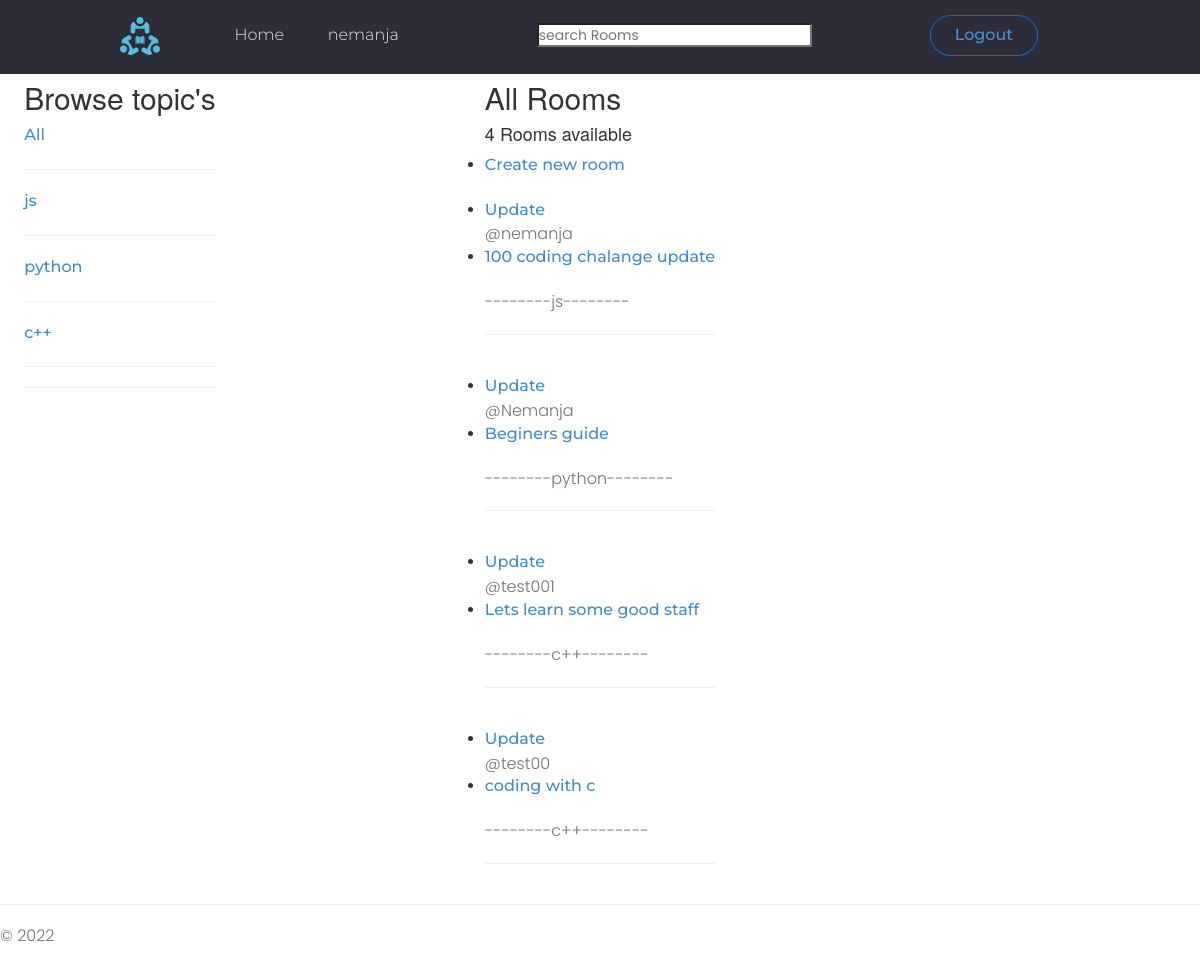
The app's page / (signed in) with its own data.
### MainPages/models.py (models this page shows, shortened)
class Topic(models.Model):
    name=models.CharField(max_length=100)
    def __str__(self):
        return self.name

class Room(models.Model):
    host = models.OneToOneField(User,on_delete=models.CASCADE,null=True)
    topic= models.ForeignKey(Topic,on_delete=models.SET_NULL,null=True)
    name = models.CharField(max_length=100)
    description=models.TextField(max_length=500)
    created = models.DateTimeField(auto_now_add=True,blank=True,null=True)
    updated=  models.DateTimeField(auto_now=True ,blank=True)
    id = models.UUIDField(default=uuid.uuid4,unique=True,primary_key=True,editable=False)

### MainPages/views.py (the view)
# urls.py: path('', views.home, name='home'),
def home(request):
    assert isinstance(request, HttpRequest)
    q=request.GET.get('q')  if request.GET.get('q') else ''
    topics=Topic.objects.all()
    rooms=Room.objects.filter(
        Q(topic__name__icontains=q)|
        Q(name__icontains=q)
    )
    room_count=rooms.count()
    context ={'rooms':rooms,'topics':topics, 'room_count':room_count,'title':'Home Page','year':datetime.now().year }
    return render(
        request,
        'MainPages/index.html',
      context
    )

### MainPages/templates/MainPages/index.html (shortened to what this page needs)
{% extends "MainPages/layout.html" %}
{% block content %}
{% load static %}
<div class=home-container >
    <div class= grid-item-normal>
      <h2>Browse topic's</h2>
      <a href="{% url 'home'%}" >All</a>
      <hr>
      {% for topic in topics %}
       <a href="{% url 'home'%}?q={{ topic.name }}" >{{ topic.name}}</a>
      <hr>
      {% endfor %}
      <hr>
    </div>
    <div class= grid-item-normal>
        <h2>All Rooms</h2>
        <ul>
            <h4>{{room_count}} Rooms available </h4>
            <li> <a href="{% url 'create-room'  %} " >Create new room</a> </li>
            {% for room in rooms %}
                <br>
                <li> <a href="{% url 'update-room' room.id %} " >Update</a> </li>
                <span>@{{ room.host}}</span>
                <br>
                <li> <a href="{% url 'room' room.id %} " >{{ room.name }}</a> </li>
                <br>
                <span> --------{{ room.topic}}--------</span>
                <hr>
            {% endfor %}
        </ul>
    </div>
</div>
{% endblock %}

### MainPages/templates/MainPages/navbar.html (shortened to what this page needs)
{% load static %}
<head>
    <link rel="stylesheet" href="{% static 'MainPages/styles/navbar-custom.css' %}" />
</head>
<header class="header navBarFlex">
    <div class="containerNew">
        <a href="/" class="header__logo logo">
            <img src= "{% static 'images/logo.svg' %}"  width="30"
            height="25"  alt="DevSearch Logo" />
        </a>
        <nav class="navMidBar">
                <ul class="nav__links">
                    <li class="header__menuItem"><a href= "{% url 'home' %}">Home</a></li>
                    {% if request.user.is_authenticated %}
                    <li class="header__menuItem"><a href="{% url 'account'  %}" >{{ user.username}} </a></li>
                    {% endif  %}
                </ul>
        </nav>
        <div>
            <form method="GET" action="{% url 'home'%}">
                <input type="text" name="q" placeholder="search Rooms "/>
            </form>
        </div>
        <div class="signInSignOutLayout">
            {% if request.user.is_authenticated %}
            <a class="logInOutRegBtn signInBtn" href="{% url 'logout' %}">Logout</a>
            {% else %}
            <li class="header__menuItem logInOutRegBtn"> <a href="{% url 'register' %}">Join now</a></li>
            <a class="logInOutRegBtn signInBtn" href="{% url 'login' %}">Sign in</a>
            {% endif  %}
        </div>
    </div>
</header>

### MainPages/static/MainPages/styles/MainPages.css (style rules this page uses)
:root { --color-sub: #2d2d39; }
img { width: 100%; }
.header { position: fixed; top: 0; width: 100%; z-index: 111; background-color: var(--color-sub); padding: 1.5rem 0; }
.header__logo > img { height: 3.8rem; }
.header__menuItem > a { color: var(--color-light); font-weight: 300; }

### MainPages/static/MainPages/styles/layout-custom.css (style rules this page uses)
.home-container { display: grid; grid-template-columns: 20% 60% 20%; }
.grid-item-normal { justify-self: center; margin-right: 5px; margin-left: 5px; }

### MainPages/static/MainPages/styles/navbar-custom.css (style rules this page uses)
* { box-sizing: border-box; margin: 0; padding: 0; }
li, a, button { font-family: "Montserrat", sans-serif; font-weight: 500; font-size: 16px; text-decoration: none; }
.navBarFlex { padding-left: 30px 0; }
.header { padding-left: 10%; padding-right: 10%; position: fixed; z-index: 111; background-color: var(--color-sub); padding-top: 1.5rem; padding-bottom: 1.5rem; padding-right: 0; }
.header > .containerNew { display: flex; justify-content: flex-start; padding: 0 0; margin: 0 0 0 0; align-items: baseline; }
.logo { cursor: pointer; margin-right: 5%; }
.nav__links li { display: inline-block; padding: 0px 20px; }
.nav__links li a { transition: all 0.3s ease 0s; }
.logInOutRegBtn { padding: 9px 25px; background-color: var(--color-main-dark); border-radius: 50px; border-color: rgb(10, 102, 194); cursor: pointer; transition: all 0.3s ease 0s; }
.signInBtn { text-decoration: solid; text-decoration-color: rgb(10, 102, 194); box-shadow: rgb(10, 102, 194) 0px 0px 0px 1px inset; color: rgb(74, 144, 214); font-size: 16px; }
.signInSignOutLayout { display: flex; margin-left: auto; margin-right: 15%; }
.navMidBar { margin-right: auto; }

### MainPages/static/uikit/styles/modules/_variables.css (style rules this page uses)
:root { --color-main: #5aa5b9; --color-main-light: #e6faff; --color-sub: #3f4156; --color-sub-light: #51546e; --color-sub-lighter: #ededfd; --color-text: #737373; --color-gray: #8b8b8b; --color-light: #e5e7eb; --color-light-gray: #767676; --color-bg: #f8fafd; --color-white: #fffefd; --color-white-light: #f3f3f3; --color-success: #359e64; --color-success-bg: #def8e8; --color-error: #fc4b0b; --color-error-bg: #fff2ee; --font-base: 'Poppins', arial, helvetica, 'Segoe UI', roboto, ubuntu, sans-serif; --font-monospace: 'Fira Code', 'Courier New', courier, monospace; --font-regular: 300; --font-medium: 500; --font-bold: 700; --generic-shadow: 1px 1px 5px #00000010; --generic-transition: all 0.3s ease-in-out; }

### MainPages/static/uikit/styles/modules/_base.css (style rules this page uses)
* { margin: 0; padding: 0; box-sizing: border-box; text-rendering: optimizeLegibility; color: inherit; font-size: inherit; }
html { font-size: 50%; }
@media only screen and (min-width: 480px) { html { font-size: 56.25%; } }
@media only screen and (min-width: 1200px) { html { font-size: 62.5%; } }
body { line-height: 1.6; font-weight: 400; font-size: 1.5rem; color: var(--color-text); background-color: var(--color-bg); min-height: 100vh; }

### MainPages/static/uikit/styles/modules/_typography.css (style rules this page uses)
* { font-family: var(--font-base); }
h2 { font-size: 3.6rem; font-weight: var(--font-bold); }
h4 { font-size: 2.8rem; font-weight: var(--font-medium); }
p, span, strong { font-size: 1.6rem; color: var(--color-text); font-weight: var(--font-regular); }
a { padding-bottom: 2px; text-decoration: none; display: inline-block; color: var(--color-main); font-weight: var(--font-medium); }

### records on screen
Topic: name "js"
Topic: name "python"
Topic: name "c++"
Room: host "nemanja", name "100 coding chalange update", topic "js"
Room: host "Nemanja", name "Beginers guide", topic "python"
Room: host "test001", name "Lets learn some good staff", topic "c++"
Room: host "test00", name "coding with c", topic "c++"

### other values on screen
{{ user.username }} "nemanja"
{{ room_count }} "4"
